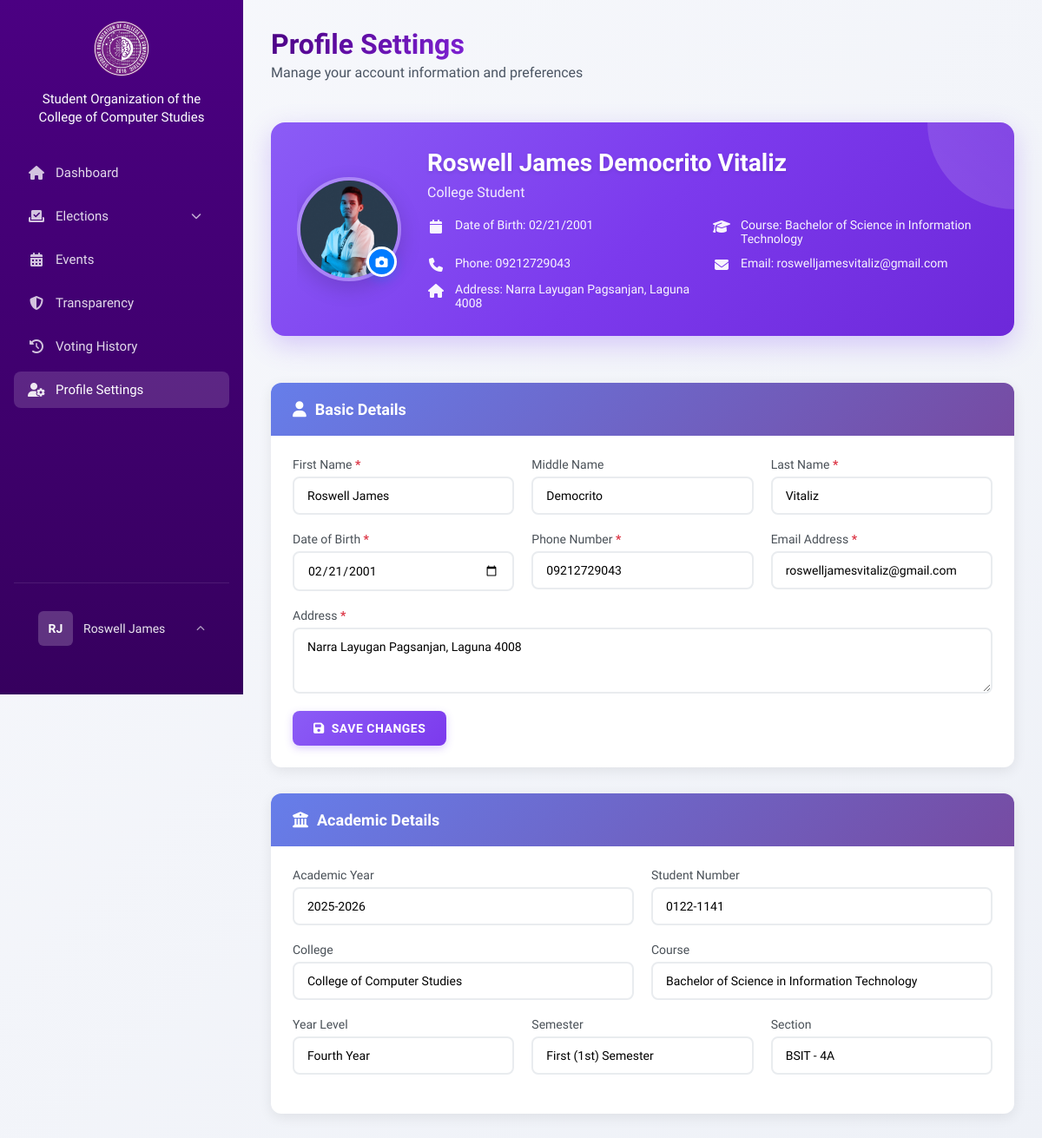
/pages/student-profile.php (signed in), run on the app's committed database.
### tables this page shows
CREATE TABLE `students` (
  `id` varchar(20) NOT NULL,
  `first_name` varchar(100) NOT NULL,
  `middle_name` varchar(100) DEFAULT NULL,
  `last_name` varchar(100) NOT NULL,
  `email` varchar(255) NOT NULL,
  `password` varchar(255) NOT NULL,
  `year_level` int(1) NOT NULL,
  `section` varchar(1) NOT NULL,
  `course` varchar(10) NOT NULL DEFAULT 'BSIT',
  `gender` enum('male','female','other') NOT NULL,
  `profile_image` varchar(255) DEFAULT NULL COMMENT 'Path to student profile image',
  `receipt_file` varchar(255) DEFAULT NULL,
  `payment_status` enum('paid','unpaid') DEFAULT 'unpaid',
  `is_archived` tinyint(1) DEFAULT 0,
  `archived_at` timestamp NULL DEFAULT NULL,
  `archived_by` varchar(255) DEFAULT NULL,
  `restored_at` timestamp NULL DEFAULT NULL,
  `restored_by` varchar(255) DEFAULT NULL,
  `is_active` tinyint(1) DEFAULT 1,
  `created_at` timestamp NOT NULL DEFAULT current_timestamp(),
  `updated_at` timestamp NOT NULL DEFAULT current_timestamp() ON UPDATE current_timestamp(),
  `membership_fee_status` enum('unpaid','paid') DEFAULT 'unpaid',
  `membership_fee_receipt` varchar(255) DEFAULT NULL,
  `membership_control_number` varchar(10) DEFAULT NULL COMMENT 'Sequential control number for membership fee payment (e.g., 001, 002, 003)',
  `membership_processed_by` varchar(255) DEFAULT NULL COMMENT 'Name of admin who processed the payment',
  `membership_fee_paid_at` timestamp NULL DEFAULT NULL,
  `academic_year` varchar(20) DEFAULT NULL COMMENT 'Academic Year extracted from COR (e.g., 2025-2026)',
  `semester` varchar(50) DEFAULT NULL COMMENT 'Semester extracted from COR (e.g., First (1st) Semester, Second (2nd) Semester)',
  `date_of_birth` date DEFAULT NULL COMMENT 'Date of Birth (manually entered)',
  `phone_number` varchar(20) DEFAULT NULL COMMENT 'Phone Number (manually entered)',
  `address` text DEFAULT NULL COMMENT 'Address (manually entered)'
);

### pages/student-profile.php (the view, shortened to what this page needs)
<?php
try {
    $database = new Database();
    $conn = $database->getConnection();
    $studentId = $_SESSION['student']['id'];
    $query = "SELECT * FROM students WHERE id = ? AND is_active = 1";
    $stmt = $conn->prepare($query);
    $stmt->execute([$studentId]);
    $studentData = $stmt->fetch(PDO::FETCH_ASSOC);
} catch (Exception $e) {
    error_log('Profile load error: ' . $e->getMessage());
    $student = $_SESSION['student'];
}
?>
<?php include('../components/student-sidebar.php'); ?>
<!DOCTYPE html>
<html lang="en">
<head>
  <link rel="stylesheet" href="../assets/css/sidebar.css">
  <link rel="stylesheet" href="../assets/css/student-mobile-first.css">
  <link rel="stylesheet" href="../assets/css/student-dashboard.css">
  <link rel="stylesheet" href="../assets/css/student-profile-new.css">
  <link href="https://cdnjs.cloudflare.com/ajax/libs/font-awesome/6.5.0/css/all.min.css" rel="stylesheet">
</head>
<body>
  <div class="main-content">
    <div class="dashboard-wrapper">
      <div class="dashboard-header">
        <div class="header-left">
          <h1 class="page-title">Profile Settings</h1>
          <p class="welcome-text">Manage your account information and preferences</p>
        </div>
      </div>
      <div class="profile-summary-card">
        <div class="profile-summary-content">
          <div class="profile-image-section">
            <div class="profile-image-container">
              <img src="<?= !empty($student['profileImage']) ? '../' . htmlspecialchars($student['profileImage']) : '../assets/img/logo.png' ?>" alt="Profile Image" class="profile-image" id="profileImage">
              <button class="profile-image-upload" id="profileImageUpload">
                <i class="fas fa-camera"></i>
              </button>
            </div>
          </div>
          <div class="profile-details">
            <h2 class="student-name"><?= htmlspecialchars($student['firstName'] . ' ' . $student['middleName'] . ' ' . $student['lastName']) ?></h2>
            <p class="student-role">College Student</p>
            <div class="student-info-grid">
              <div class="info-item">
                <i class="fas fa-calendar"></i>
                <span>Date of Birth: <?= !empty($student['dateOfBirth']) ? date('m/d/Y', strtotime($student['dateOfBirth'])) : 'N/A' ?></span>
              </div>
              <div class="info-item">
                <i class="fas fa-graduation-cap"></i>
                <span>Course: <?php
                  $courseMap = ['BSIT' => 'Bachelor of Science in Information Technology', 'BSCS' => 'Bachelor of Science in Computer Science'];
                  echo htmlspecialchars($courseMap[$student['course']] ?? $student['course']);
                ?></span>
              </div>
              <div class="info-item">
                <i class="fas fa-phone"></i>
                <span>Phone: <?= !empty($student['phoneNumber']) ? htmlspecialchars($student['phoneNumber']) : 'N/A' ?></span>
              </div>
              <div class="info-item">
                <i class="fas fa-envelope"></i>
                <span>Email: <?= htmlspecialchars($student['email']) ?></span>
              </div>
              <div class="info-item">
                <i class="fas fa-home"></i>
                <span>Address: <?= !empty($student['address']) ? htmlspecialchars($student['address']) : 'N/A' ?></span>
              </div>
            </div>
          </div>
        </div>
      </div>
      <div class="profile-forms">
        <div class="form-section">
          <div class="form-section-header">
            <h3><i class="fas fa-user"></i> Basic Details</h3>
          </div>
          <div class="form-content">
            <form id="basicDetailsForm">
              <div class="form-row">
                <div class="form-group">
                  <label for="firstName">First Name <span class="required">*</span></label>
                  <input type="text" id="firstName" name="firstName" value="<?= htmlspecialchars($student['firstName']) ?>" required>
                </div>
                <div class="form-group">
                  <label for="middleName">Middle Name</label>
                  <input type="text" id="middleName" name="middleName" value="<?= htmlspecialchars($student['middleName']) ?>">
                </div>
                <div class="form-group">
                  <label for="lastName">Last Name <span class="required">*</span></label>
                  <input type="text" id="lastName" name="lastName" value="<?= htmlspecialchars($student['lastName']) ?>" required>
                </div>
              </div>
              <div class="form-row">
                <div class="form-group">
                  <label for="dateOfBirth">Date of Birth <span class="required">*</span></label>
                  <input type="date" id="dateOfBirth" name="dateOfBirth" value="<?= htmlspecialchars($student['dateOfBirth']) ?>" required>
                </div>
                <div class="form-group">
                  <label for="phoneNumber">Phone Number <span class="required">*</span></label>
                  <input type="tel" id="phoneNumber" name="phoneNumber" value="<?= htmlspecialchars($student['phoneNumber']) ?>" required>
                </div>
                <div class="form-group">
                  <label for="email">Email Address <span class="required">*</span></label>
                  <input type="email" id="email" name="email" value="<?= htmlspecialchars($student['email']) ?>" required>
                </div>
              </div>
              <div class="form-row">
                <div class="form-group full-width">
                  <label for="address">Address <span class="required">*</span></label>
                  <textarea id="address" name="address" rows="3" required><?= htmlspecialchars($student['address']) ?></textarea>
                </div>
              </div>
              <div class="form-actions">
                <button type="submit" class="btn-save-basic" style="background: linear-gradient(135deg, #8b5cf6 0%, #7c3aed 100%); color: white; border: none; padding: 12px 24px; border-radius: 8px; font-size: 14px; font-weight: 600; cursor: pointer; box-shadow: 0 3px 10px rgba(139, 92, 246, 0.3); display: flex; align-items: center; gap: 8px; text-transform: uppercase; letter-spacing: 0.5px; min-width: 140px; justify-content: center;">
                  <i class="fas fa-save"></i>
                  Save Changes
                </button>
              </div>
            </form>
          </div>
        </div>
        <div class="form-section">
          <div class="form-section-header">
            <h3><i class="fas fa-university"></i> Academic Details</h3>
          </div>
          <div class="form-content">
            <form id="academicDetailsForm">
              <div class="form-row">
                <div class="form-group">
                  <label for="academicYear">Academic Year</label>
                  <input type="text" id="academicYear" name="academicYear" value="<?= htmlspecialchars($studentData['academic_year'] ?? '2025-2026') ?>" readonly>
                </div>
                <div class="form-group">
                  <label for="studentNumber">Student Number</label>
                  <input type="text" id="studentNumber" name="studentNumber" value="<?= htmlspecialchars($student['id']) ?>" readonly>
                </div>
              </div>
              <div class="form-row">
                <div class="form-group">
                  <label for="college">College</label>
                  <input type="text" id="college" name="college" value="College of Computer Studies" readonly>
                </div>
                <div class="form-group">
                  <label for="course">Course</label>
                  <input type="text" id="course" name="course" value="<?php
                    $courseMap = ['BSIT' => 'Bachelor of Science in Information Technology', 'BSCS' => 'Bachelor of Science in Computer Science'];
                    echo htmlspecialchars($courseMap[$student['course']] ?? $student['course']);
                  ?>" readonly>
                </div>
              </div>
              <div class="form-row">
                <div class="form-group">
                  <label for="yearLevel">Year Level</label>
                  <input type="text" id="yearLevel" name="yearLevel" value="<?php
                    $yearLevelMap = ['1' => 'First Year', '2' => 'Second Year', '3' => 'Third Year', '4' => 'Fourth Year'];
                    echo htmlspecialchars($yearLevelMap[$student['yearLevel']] ?? $student['yearLevel']);
                  ?>" readonly>
                </div>
                <div class="form-group">
                  <label for="semester">Semester</label>
                  <input type="text" id="semester" name="semester" value="<?= !empty(trim($studentData['semester'] ?? '')) ? htmlspecialchars($studentData['semester']) : 'N/A' ?>" readonly>
                </div>
                <div class="form-group">
                  <label for="section">Section</label>
                  <input type="text" id="section" name="section" value="<?= htmlspecialchars($student['course']) ?> - <?= htmlspecialchars($student['yearLevel']) ?><?= htmlspecialchars($student['section']) ?>" readonly>
                </div>
              </div>
            </form>
          </div>
        </div>
      </div>
      </div>
    </div>
</body>
</html>

### components/student-sidebar.php (shortened to what this page needs)
<?php $currentPage = basename($_SERVER['PHP_SELF']); ?>
<link rel="stylesheet" href="../assets/css/sidebar.css">
<link rel="stylesheet" href="https://cdnjs.cloudflare.com/ajax/libs/font-awesome/6.5.0/css/all.min.css">
<div class="sidebar student-sidebar">
  <div class="sidebar-header">
    <img src="../assets/img/logo.png" alt="SOCCS Logo">
    <h1>Student Organization of the<br>College of Computer Studies</h1>
  </div>
  <ul class="nav-links">
    <li><a href="../pages/student-dashboard.php" class="<?= $currentPage == 'student-dashboard.php' ? 'active' : '' ?>">
      <i class="fas fa-home"></i><span>Dashboard</span>
    </a></li>
    <li class="dropdown">
      <a href="javascript:void(0);" class="dropdown-toggle <?= ($currentPage == 'student-voting.php' || $currentPage == 'student-results.php') ? 'active' : '' ?>">
        <i class="fas fa-vote-yea"></i>
        <span>Elections</span>
        <i class="fas fa-chevron-down dropdown-icon"></i>
      </a>
    </li>
    <li><a href="../pages/student-events.php" class="<?= $currentPage == 'student-events.php' ? 'active' : '' ?>">
      <i class="fas fa-calendar-alt"></i><span>Events</span>
    </a></li>
    <li><a href="../pages/student-transparency.php" class="<?= $currentPage == 'student-transparency.php' ? 'active' : '' ?>">
      <i class="fas fa-shield-alt"></i><span>Transparency</span>
    </a></li>
    <li><a href="../pages/student-voting-history.php" class="<?= $currentPage == 'student-voting-history.php' ? 'active' : '' ?>">
      <i class="fas fa-history"></i><span>Voting History</span>
    </a></li>
    <li><a href="../pages/student-profile.php" class="<?= $currentPage == 'student-profile.php' ? 'active' : '' ?>">
      <i class="fas fa-user-cog"></i><span>Profile Settings</span>
    </a></li>
  </ul>
  <div class="sidebar-footer">
    <div class="user-dropdown">
      <?php
      $student = $_SESSION['student'] ?? [];
      $firstName = $student['firstName'] ?? '';
      $displayName = !empty($firstName) ? $firstName : 'Student User';
      $initials = 'SU';
      if (!empty($firstName)) {
        $firstNameParts = explode(' ', trim($firstName));
        if (count($firstNameParts) >= 2) {
          $initials = strtoupper(substr($firstNameParts[0], 0, 1) . substr($firstNameParts[1], 0, 1));
        } else {
          $initials = strtoupper(substr($firstName, 0, 2));
        }
      }
      ?>
      <div class="user-dropdown-toggle">
        <div class="user-avatar">
          <span><?= htmlspecialchars($initials) ?></span>
        </div>
        <span class="user-name"><?= htmlspecialchars($displayName) ?></span>
        <i class="fas fa-chevron-up dropdown-chevron"></i>
      </div>
    </div>
  </div>
</div>

### data on the page
students: first_name "RJ", first_name "Roswell James", profile_image (picture), first_name+middle_name+last_name "Roswell James Democrito Vitaliz", date_of_birth "02/21/2001", course "Bachelor of Science in Information Technology", phone_number "09212729043", email "roswelljamesvitaliz@gmail.com", address "Narra Layugan Pagsanjan, Laguna 4008", firstName "Roswell James", middleName "Democrito", lastName "Vitaliz", dateOfBirth "02/21/2001", phoneNumber "09212729043", academicYear "2025-2026", studentNumber "0122-1141", yearLevel "Fourth Year", semester "First (1st) Semester", section "BSIT - 4A"
